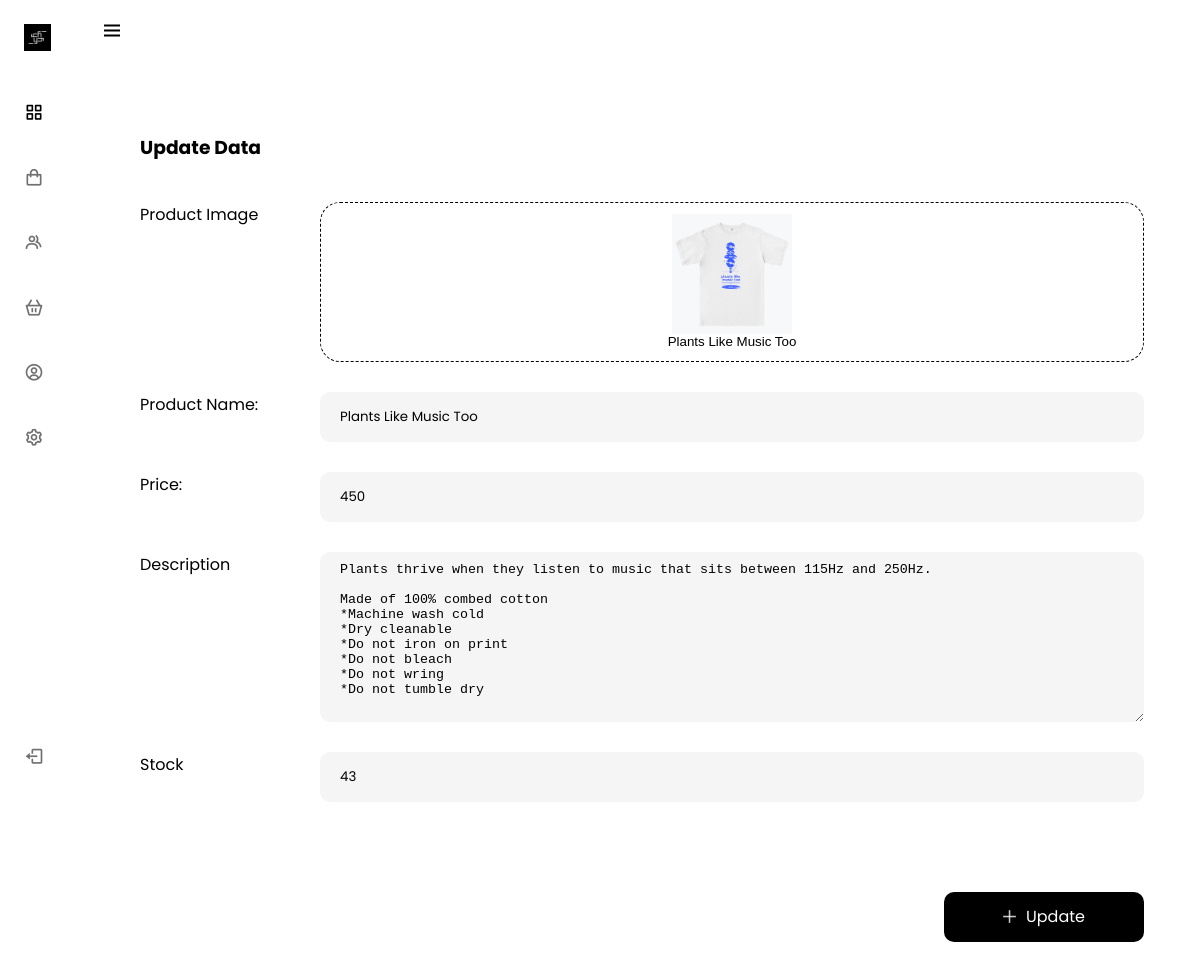
/admin/productsEdit.php?id=5, run on the app's committed database.
### tables this page shows
CREATE TABLE `tbl_products` (
  `id` int(10) UNSIGNED NOT NULL,
  `product_name` varchar(100) NOT NULL,
  `product_price` float NOT NULL,
  `description` longtext NOT NULL,
  `img_name` varchar(150) NOT NULL,
  `stock` int(11) NOT NULL
);

### admin/productsEdit.php (the view, shortened to what this page needs)
<?php
    $con = openCon();
    $id = $_GET['id'];
    $query = "SELECT * FROM tbl_products WHERE id='$id'";
    $result = $con->query($query);
    $data = $result->fetch_array();
?>
<!DOCTYPE html>
<html lang="en">
<head>
    <link rel="stylesheet" href="includes/assets/css/resets.css" />
    <link rel="stylesheet" href="includes/assets/css/headerSidebar.css" />
    <link rel="stylesheet" href="includes/assets/css/modal.css" />
    <link rel="stylesheet" href="includes/assets/css/modal.css" />
</head>
<body id="body-pd" style="background-color: var(--white-color);">
  <?php include 'includes/header.php' ?>
  <?php include 'includes/navBar.php' ?>
  <div id="modall">
    <div id="update-modal">
      <h3>Update Data</h3>
      <form method="POST" enctype="multipart/form-data">
        <div class="item">
            <label for="img">Product Image</label>
            <?php $img = "images/" . $data['img_name']; ?>
            <button class="img-input">
                <?php echo "<img id=\"img-input-display\" class=\"active\" src=\"$img\" alt=\"\" onclick=\"click_the_button(files);\">" .  $data['product_name']?></button>
        </div>
        <div class="item">
            <label for="productName">Product Name:</label><br>
            <input id="productNameInput" type="text" name="product_name" value="<?php echo $data['product_name'] ?>">
        </div>
        <div class="item">
            <label for="price">Price:</label><br>
            <input id="productPrice" type="text" name="product_price" value="<?php echo $data['product_price'] ?>">
        </div>
        <div class="item">
            <label for="description">Description</label>
            <textarea name="description" id="description" cols="30" rows="10"><?php echo $data['description'] ?></textarea>
        </div>
        <div class="item">
            <label for="stock">Stock</label>
            <input type="text" id="productQuantity" name="stock" value="<?php echo $data['stock'] ?>">
        </div>
        <button id="btn-submit" type="submit" name="update" value="Update">Update</button>
      </form>
    </div>
  </div>
</body>
</html>

### admin/includes/assets/css/headerSidebar.css (style rules this page uses)
.active { color: var(--black-color); }
.active::before { content: ""; position: absolute; left: 0; width: 2px; height: 32px; background-color: var(--white-color); }
@media screen and (min-width: 768px) { body { margin: calc(var(--header-height) + 1rem) 0 0 0; padding-left: calc(var(--nav-width) + 2rem); } }

### admin/includes/assets/css/modal.css (style rules this page uses)
#addProduct-modal, #addStaff-modal, #update-modal { padding: 50px 40px 150px; position: relative; }
#addProduct-modal form, #addStaff-modal form, #update-modal form { margin-top: 40px; }
form .item { display: flex; justify-content: space-between; margin-bottom: 30px; }
form .item label { width: 180px; }
.item input, #staffRole { flex: 1; background-color: var(--body-color); border-radius: 10px; height: 50px; padding: 10px 10px 10px 20px; border: none; }
form .item textarea { flex: 1; background-color: var(--body-color); border-radius: 10px; padding: 10px 10px 10px 20px; border: none; }
form .item .img-input { flex: 1; height: 160px; border: 1px dashed var(--black-color); border-radius: 20px; cursor: pointer; display: flex; align-items: center; justify-content: center; flex-direction: column; background-color: var(--white-color) !important; position: relative; }
form .item .img-input img { width: 70px; height: 70px; }
form .item #img-input-display.active { width: 120px; height: 120px; }
form #btn-submit { position: absolute; bottom: 40px; right: 40px; height: 50px; width: 200px; display: flex; align-items: center; justify-content: center; }
form #btn-submit::before { content: ""; background-image: url(../img/plus.png); background-repeat: no-repeat; background-size: cover; margin-right: 10px; width: 13px; height: 13px; }
input { font-family: var(--body-font); }

### admin/includes/assets/css/styles.css (style rules this page uses)
#btn-add, #btn-submit, .btn-upProfile { display: block; width: 230px; height: 50px; border-radius: 10px; border: none; background-color: var(--black-color); font-family: poppins; font-size: 16px; cursor: pointer; }
#btn-add a, #btn-submit, .btn-upProfile a { text-decoration: none; color: var(--white-color); }

### data on the page
tbl_products: img_name (picture), product_name "Plants Like Music Too", product_price "450", description "Plants thrive when they listen to music that sits between 115Hz and 250Hz. Made of 100% combed cotton *Machine wash cold *Dry cleanable *Do not iron on print *Do not bleach *Do not wring *Do not tumble dry", stock "43"
